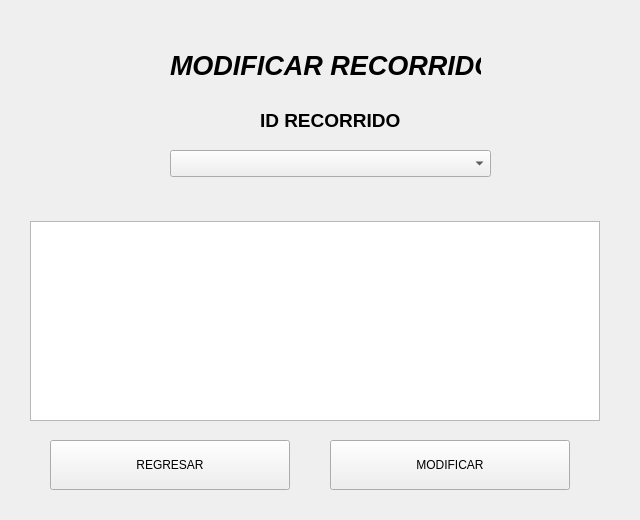
<?xml version="1.0" encoding="UTF-8"?>
<ui version="4.0">
 <class>ModificarRecorrido</class>
 <widget class="QWidget" name="ModificarRecorrido">
  <property name="geometry">
   <rect>
    <x>0</x>
    <y>0</y>
    <width>640</width>
    <height>520</height>
   </rect>
  </property>
  <property name="windowTitle">
   <string>Form</string>
  </property>
  <widget class="QLabel" name="TitleModificarRecorrido">
   <property name="geometry">
    <rect>
     <x>170</x>
     <y>50</y>
     <width>311</width>
     <height>31</height>
    </rect>
   </property>
   <property name="font">
    <font>
     <pointsize>20</pointsize>
     <weight>75</weight>
     <italic>true</italic>
     <bold>true</bold>
    </font>
   </property>
   <property name="text">
    <string>MODIFICAR RECORRIDO</string>
   </property>
  </widget>
  <widget class="QLabel" name="lIDRecorrido">
   <property name="geometry">
    <rect>
     <x>260</x>
     <y>110</y>
     <width>141</width>
     <height>20</height>
    </rect>
   </property>
   <property name="font">
    <font>
     <pointsize>14</pointsize>
     <weight>75</weight>
     <bold>true</bold>
    </font>
   </property>
   <property name="text">
    <string>ID RECORRIDO</string>
   </property>
  </widget>
  <widget class="QPushButton" name="bModificarRecorrido">
   <property name="geometry">
    <rect>
     <x>330</x>
     <y>440</y>
     <width>240</width>
     <height>50</height>
    </rect>
   </property>
   <property name="text">
    <string>MODIFICAR</string>
   </property>
  </widget>
  <widget class="QPushButton" name="bRegresarRecorrido">
   <property name="geometry">
    <rect>
     <x>50</x>
     <y>440</y>
     <width>240</width>
     <height>50</height>
    </rect>
   </property>
   <property name="text">
    <string>REGRESAR</string>
   </property>
  </widget>
  <widget class="QTableView" name="tableViewMR">
   <property name="geometry">
    <rect>
     <x>30</x>
     <y>221</y>
     <width>570</width>
     <height>200</height>
    </rect>
   </property>
  </widget>
  <widget class="QComboBox" name="cboxIDRecorrido">
   <property name="geometry">
    <rect>
     <x>170</x>
     <y>150</y>
     <width>321</width>
     <height>27</height>
    </rect>
   </property>
  </widget>
 </widget>
 <resources/>
 <connections/>
</ui>
